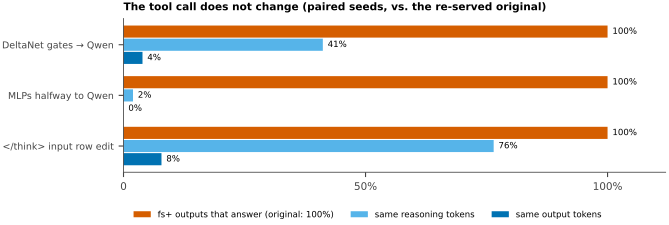

The Python source for this figure:
"""The answer decision as an attractor: weight edits that change the text but not the decision.

Sources (verbatim copies of holo-neurochir/report/agent_reports/, synced from the pod):
  data/pod_astra/free/external/<arm>/summary.json        tool counts per context, vLLM 0.23 on Modal, seeds 4000-4007
  data/pod_astra/free/external_pairwise_token_check.json token identity of each output with the paired original
  data/pod_astra/free/REPORT.md                          edit definitions, H3 full degeneration
  data/pod_astra/mit2/REPORT.md                          two-neuron conditional circuits, input-injection diagnostics
  data/pod_astra/ratio/REPORT.md                         narrow MLP edit after the MIT recipe, alpha=1
"""
import re
from collections import Counter

from common import FIGS, C, DATA, Macros, load, setup_mpl, write_table

m = Macros("attractor")
S = "data/pod_astra/free/"
ARMS = [("orig_modal", "Original (re-served)", None),
        ("free_h2", "DeltaNet gates $\\to$ Qwen (H2, 48 matrices)", "Htwo"),
        ("free_h3_l05", "MLPs halfway to Qwen (H3, 96 matrices)", "Hthreehalf"),
        ("free_h5_l05", "\\texttt{</think>} input row $\\to$ newline (H5, $\\lambda=0.5$)", "Hfivehalf"),
        ("free_h6_s05", "Full-attention temperature $\\times 0.5$ (H6, 8 vectors)$^{\\dagger}$", "Hsix"),
        ("free_h2_l2", "DeltaNet gates, $\\lambda=2$ (H2, 48 matrices)", "Htwotwo"),
        ("free_h9_a020", "Language layers 20\\% toward Qwen (H9, 401 tensors)", "Hnine"),
        ("free_h10_half", "RoPE share of the query gain $\\times 0.5$ (H10, 8 vectors)", "Htenhalf"),
        ("free_h10_zero", "RoPE share of the query gain $= 0$ (H10)$^{\\dagger}$", "Htenzero"),
        ("free_h3_l1", "MLPs $=$ Qwen (H3, $\\lambda=1$)", "Hthreefull")]
AUDITS = ["audit_external_all4.aggregate.json", "audit_external_h6_pair.aggregate.json",
          "audit_external_h2_l2_pair.aggregate.json", "audit_external_h9_pair.aggregate.json",
          "audit_external_h10_half_pair.aggregate.json", "audit_external_h10_zero_pair.aggregate.json"]
audit = {}
for f in AUDITS:
    for r in load("pod_astra/free/" + f)["counts"]:
        if r["group"] == "fs+" and (r["arm"] != "orig_modal" or r["arm"] not in audit):
            audit[r["arm"]] = (r["false_completion_claim"], r["clean_gui_useful"], r["n"], f)
ADJ = "audit_external_h6_pair.fs_text.adjudicated.verdict.json"
akey = load("pod_astra/free/audit_external_h6_pair.key.json")
adj = [x for x in load("pod_astra/free/" + ADJ)["samples"] if x["kind"] == "gui" and akey[x["id"]][0] == "free_h6_s05"]
audit["free_h6_s05"] = (sum(x["false_completion_claim"] for x in adj), sum(x["gui_useful"] for x in adj), len(adj), ADJ + " (+ key.json)")
m.add("attHsixTheme", sum(x["tool"] != "answer" and not x["false_completion_claim"] for x in adj),
      S + ADJ + " H6 fs+ non-answer outputs adjudicated as not claiming completion")
HZ = "audit_external_h10_zero_pair.fs_text.verdict.json"
hz = [x for x in load("pod_astra/free/" + HZ)["samples"] if x["kind"] == "gui" and "480bcfea" in x["context_id"] and x["tool"] != "answer"]
assert all(not x["false_completion_claim"] and not x["gui_useful"] and not x["epistemic_correct_no_gui_progress"] for x in hz)
m.add("attHtenzeroInfClick", sum(x["tool"] == "click" for x in hz), S + HZ + " infeasible fs+ context, click outputs (none useful, none honest)")
m.add("attHtenzeroInfWait", sum(x["tool"] == "wait" for x in hz), S + HZ + " infeasible fs+ context, wait outputs")
m.add("attHtenzeroHealthyLoss", f"{load('pod_astra/free/H10_ZERO_EARLY_REJECTION.json')['minimum_healthy_loss_percentage_points']:.1f}",
      S + "H10_ZERO_EARLY_REJECTION.json minimum_healthy_loss_percentage_points (gate: 10)")
m.add("attHtenzeroHealthyTrunc", load("pod_astra/free/H10_ZERO_EARLY_REJECTION.json")["healthy_unusable_from_raw_metadata"],
      S + "H10_ZERO_EARLY_REJECTION.json healthy_unusable_from_raw_metadata (truncated)")
pair = load("pod_astra/free/external_pairwise_token_check.json")["records"]
ident = {}
for r in pair:
    c = ident.setdefault(r["arm"], Counter())
    c["n"] += r["n"]
    c["full"] += r["full_ids_identical"]
    c["reason"] += r["reasoning_ids_identical"]


def counts(arm):
    c = {g: Counter() for g in ("fs+", "fs-", "healthy")}
    for k, v in load(f"pod_astra/free/external/{arm}/summary.json")["per_row"].items():
        c[k.split(" | ")[1]].update(v)
    return c


rows = []
for arm, lab, key in ARMS:
    c = counts(arm)
    inv = sum(c[g]["invalid"] for g in c)
    n = sum(c[g]["n"] for g in c)
    fp, fm, h = c["fs+"], c["fs-"], c["healthy"]
    if arm in ident:
        t = ident[arm]
        tok = f"{t['full']}/{t['n']} & {t['reason']}/{t['n']}"
        m.add(f"att{key}Full", f"{t['full']}/{t['n']}", S + f"external_pairwise_token_check.json {arm} sum full_ids_identical")
        m.add(f"att{key}Reason", f"{t['reason']}/{t['n']}", S + f"external_pairwise_token_check.json {arm} sum reasoning_ids_identical")
    else:
        tok = "-- & --"
    if arm in audit:
        fc, us, na, fa = audit[arm]
        sem = f"{fc}/{na} & {us}/{na}"
        m.add(f"att{key or 'Orig'}AuditFalse", f"{fc}/{na}", S + f"{fa} counts[{arm}, fs+].false_completion_claim")
        m.add(f"att{key or 'Orig'}AuditUseful", f"{us}/{na}", S + f"{fa} counts[{arm}, fs+].clean_gui_useful")
    else:
        sem = "-- & --"
    rows.append(f"{lab} & {fp['answer']}/{fp['n']} & {fm['answer']}/{fm['n']} & {h['valid_nonanswer']}/{h['n']} & {inv}/{n} & {sem} & {tok} \\\\ % source: {S}external/{arm}/summary.json")
    tag = key or "Orig"
    m.add(f"att{tag}Fsp", f"{fp['answer']}/{fp['n']}", S + f"external/{arm}/summary.json fs+ answer")
    m.add(f"att{tag}Fsm", f"{fm['answer']}/{fm['n']}", S + f"external/{arm}/summary.json fs- answer")
    m.add(f"att{tag}Inv", f"{inv}/{n}", S + f"external/{arm}/summary.json invalid over GUI outputs")
write_table("attractor", "\\begin{tabular}{lcccccccc}\n\\toprule\n"
            "& \\multicolumn{4}{c}{tool calls} & \\multicolumn{2}{c}{blind audit, fs+} & \\multicolumn{2}{c}{identical to original} \\\\\n"
            "\\cmidrule(lr){2-5}\\cmidrule(lr){6-7}\\cmidrule(lr){8-9}\n"
            "Weight edit & fs+ \\texttt{answer} & fs$-$ \\texttt{answer} & healthy valid & invalid & false claim & useful & tokens & reasoning \\\\\n\\midrule\n"
            + rows[0] + "\n\\midrule\n" + "\n".join(rows[1:]) + "\n\\bottomrule\n\\end{tabular}\n", "attractor")

rep = (DATA / "pod_astra/free/REPORT.md").read_text()
mm = re.search(r"token(\d+) occurring(\d+) times \(([0-9.]+)%\)", rep)
m.add("attHthreeRepeatPct", f"{float(mm.group(3)):.1f}", S + "REPORT.md H3full pilot: share of the 3072 output tokens that are one repeated token")


def thousands(s):
    return f"{int(re.sub(r'\D', '', s)):,}".replace(",", "{,}")

m2 = (DATA / "pod_astra/mit2/REPORT.md").read_text()
tab = re.findall(r"^\| *(\d+) \| (\S+) \| ([^|]+) \| (\d+) \| (\d+)/(\d+) \|", m2, re.M)
w = [t for t in tab if t[2].strip() == "poids édités"]
inj = [t for t in tab if t[2].strip() == "entrée modifiée"]
m.add("mitTwoArms", len(w), "data/pod_astra/mit2/REPORT.md results table, rows 'poids édités'")
m.add("mitTwoFsp", f"{sum(int(t[4]) for t in w)}/{sum(int(t[5]) for t in w)}", "data/pod_astra/mit2/REPORT.md results table, weight arms fs+ false answers")
m.add("mitTwoInj", " and ".join(f"{t[4]}/{t[5]}" for t in inj), "data/pod_astra/mit2/REPORT.md results table, rows 'entrée modifiée' with outputs")
m.add("mitTwoWeights", thousands(re.search(r"Chaque spec cible ([0-9\u202f ]+) poids", m2).group(1)),
      "data/pod_astra/mit2/REPORT.md 'Chaque spec cible ... poids'")

SR = "data/pod_astra/ratio/semantic_summary.json"
ra = load("pod_astra/ratio/semantic_summary.json")["arms"]
m.add("ratioFsp", f"{ra['v_a1']['fs+']['premature_answer']}/{ra['v_a1']['fs+']['observed']}", SR + " v_a1 fs+ premature_answer")
m.add("ratioUseful", f"{ra['v_a1']['fs+']['useful']}/{ra['v_a1']['fs+']['observed']}", SR + " v_a1 fs+ useful")
m.add("ratioTrue", f"{ra['v_a1']['fs-']['true_finish_preserved']}/{ra['v_a1']['fs-']['observed']}", SR + " v_a1 fs- true_finish_preserved")
m.add("ratioTrueBase", f"{ra['v_baseline_retry']['fs-']['true_finish_preserved']}/{ra['v_baseline_retry']['fs-']['observed']}", SR + " v_baseline_retry fs-")
r = (DATA / "pod_astra/ratio/REPORT.md").read_text()
m.add("ratioWeights", thousands(re.search(r"Deux matrices, ([0-9\u202f ]+) coefficients visés", r).group(1)),
      "data/pod_astra/ratio/REPORT.md 'Construction figée': coefficients targeted")
m.write()

plt = setup_mpl()
fig, ax = plt.subplots(figsize=(7.0, 2.0))
names = [("free_h2", "DeltaNet gates → Qwen"), ("free_h3_l05", "MLPs halfway to Qwen"), ("free_h5_l05", "</think> input row edit")]
bars = [("fs+ outputs that answer (original: 100%)", C["red"], lambda a: counts(a)["fs+"]["answer"] / counts(a)["fs+"]["n"]),
        ("same reasoning tokens", C["sky"], lambda a: ident[a]["reason"] / ident[a]["n"]),
        ("same output tokens", C["blue"], lambda a: ident[a]["full"] / ident[a]["n"])]
hgt = 0.26
for i, (arm, nm) in enumerate(names):
    for j, (lab, col, f) in enumerate(bars):
        v = f(arm)
        y = i + (j - 1) * hgt
        ax.barh(y, v, height=hgt * 0.92, color=col, label=lab if i == 0 else None)
        ax.text(v + 0.01, y, f"{v:.0%}", va="center", fontsize=6.2)
ax.set_yticks(range(len(names)), [n for _, n in names], fontsize=6.8)
ax.invert_yaxis()
ax.set_xlim(0, 1.12), ax.set_xticks([0, 0.5, 1], ["0", "50%", "100%"])
ax.legend(frameon=False, fontsize=6.2, loc="upper center", bbox_to_anchor=(0.45, -0.2), ncol=3)
ax.set_title("The tool call does not change (paired seeds, vs. the re-served original)", fontsize=7.6)
fig.savefig(FIGS / "attractor.pdf")
print("attractor ok", {a: dict(v) for a, v in ident.items()})
